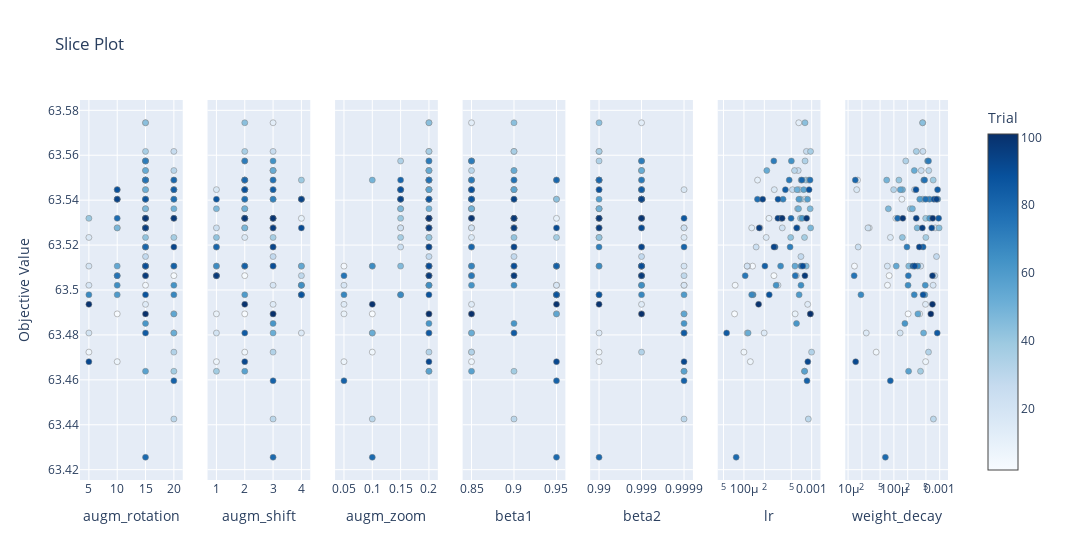

Notebook cell for this chart:
### Code cell
# per-param slices vs. value
plot_slice(study)
